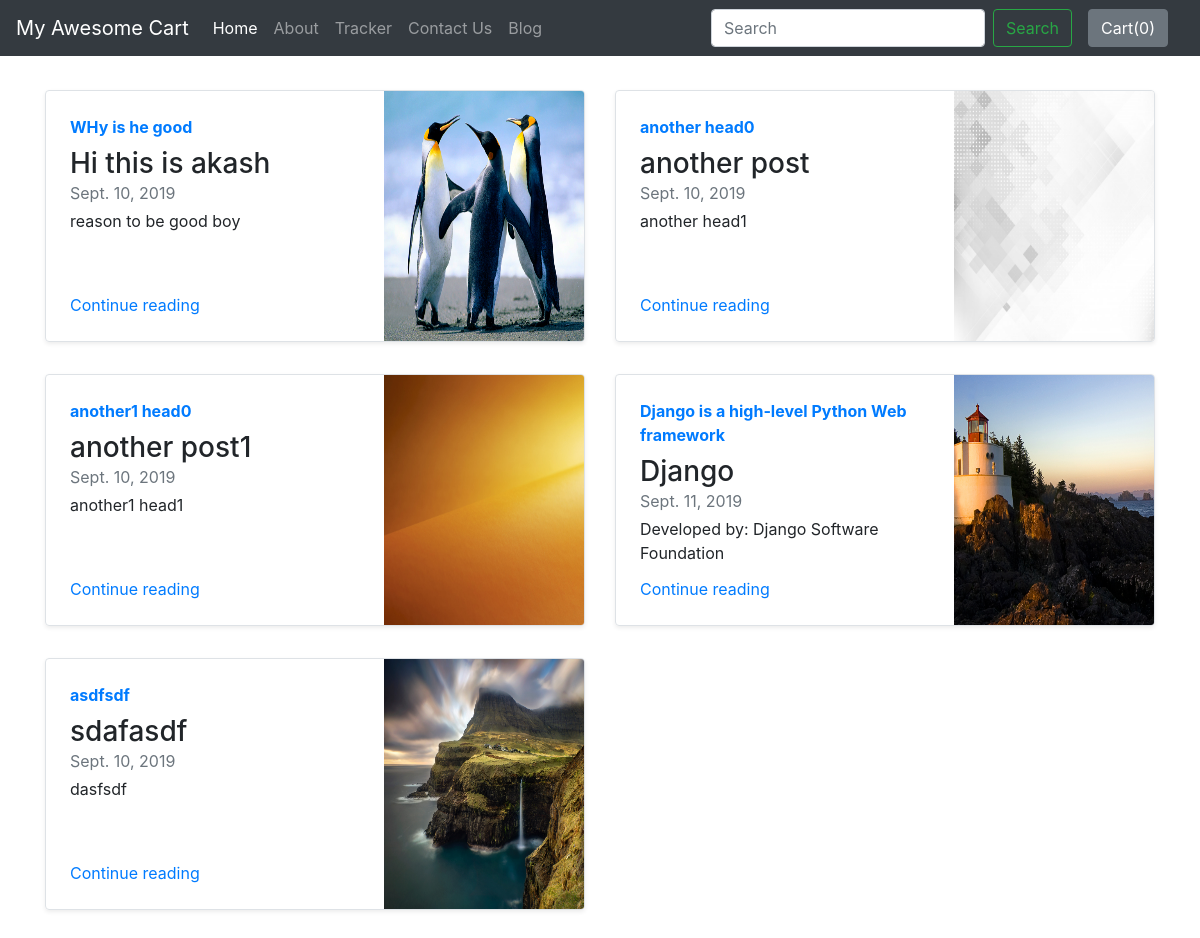
Screenshot of /blog/ with the database file from the repository.
### blog/models.py (models this page shows, shortened)
class Blogpost(models.Model):
    post_id = models.AutoField(primary_key=True)
    title = models.CharField(max_length=50)
    head0 = models.CharField(max_length=500,default="")
    head1 = models.CharField(max_length=500,default="")
    head2 = models.CharField(max_length=500,default="")
    chead0 = models.CharField(max_length=5000,default="")
    chead1 = models.CharField(max_length=5000,default="")
    chead2 = models.CharField(max_length=5000,default="")
    thumbnail = models.ImageField(upload_to='shop/images',default="")
    pub_date = models.DateField()

### blog/views.py (the view)
# urls.py: path('', views.index, name='blogName'),
def index(request):
    myposts = Blogpost.objects.all()
    return render(request,'blog/index.html',{'myposts':myposts})

### blog/templates/blog/index.html
{% extends 'blog/basic.html' %}
{% block body %}
<div class="container" style="margin-top:90px;">
  <div class="row my-2">
    {% for item in myposts %}
    <div class="col-md-6">
      <div class="row no-gutters border rounded overflow-hidden flex-md-row mb-4 shadow-sm h-md-250 position-relative">
        <div class="col p-4 d-flex flex-column position-static">
          <strong class="d-inline-block mb-2 text-primary">{{item.head0}}</strong>
          <h3 class="mb-0">{{item.title}}</h3>
          <div class="mb-1 text-muted">{{item.pub_date}}</div>
          <p class="card-text mb-auto">{{item.head1}}</p>
          <a href="blogpost/{{item.post_id}}" class="stretched-link">Continue reading</a>
        </div>
        <div class="col-auto d-none d-lg-block">
          <img src="/media/{{item.thumbnail}}" class="bd-placeholder-img" width="200" height="250" aria-label="Placeholder: Thumbnail"/>
        </div>
      </div>
    </div>
    {% if forloop.counter|divisibleby:2 %}
  </div><div class="row my-2">
    {% endif %}
    {% endfor %}
  </div>
  {% endblock %}

### rows the page displays
Blogpost: head0 "WHy is he good", title "Hi this is akash", pub_date "Sept. 10, 2019", head1 "reason to be good boy", thumbnail (picture)
Blogpost: head0 "another head0", title "another post", pub_date "Sept. 10, 2019", head1 "another head1", thumbnail (picture)
Blogpost: head0 "another1 head0", title "another post1", pub_date "Sept. 10, 2019", head1 "another1 head1", thumbnail (picture)
Blogpost: head0 "Django is a high-level Python Web framework", title "Django", pub_date "Sept. 11, 2019", head1 "Developed by: Django Software Foundation", thumbnail (picture)
Blogpost: head0 "asdfsdf", title "sdafasdf", pub_date "Sept. 10, 2019", head1 "dasfsdf", thumbnail (picture)
